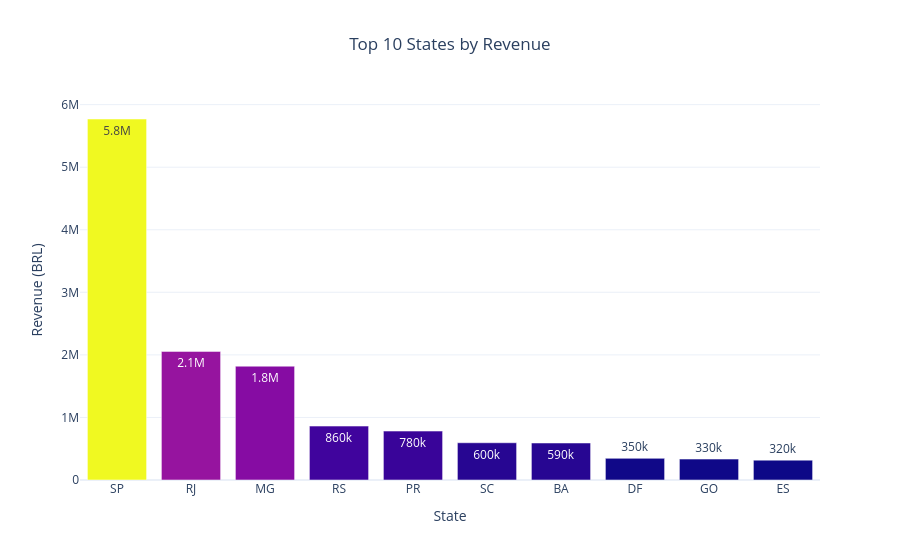

Notebook cell for this chart:
### Code cell
# ======================================
# Top 10 States by Revenue
# ======================================

state_revenue = (
    master_df
    .groupby("customer_state")["payment_value"]
    .sum()
    .reset_index()
    .sort_values(
        "payment_value",
        ascending=False
    )
    .head(10)
)

fig = px.bar(
    state_revenue,
    x="customer_state",
    y="payment_value",
    text_auto=".2s",
    color="payment_value",
    title="Top 10 States by Revenue",
    template="plotly_white"
)

fig.update_layout(
    xaxis_title="State",
    yaxis_title="Revenue (BRL)",
    title_x=0.5,
    coloraxis_showscale=False
)

fig.show()

### Figure 1 — Plotly figure (JSON) as saved in the notebook; plotly's stock layout.template omitted (floating-point values rounded to 4 significant figures)
{"data": [{"hovertemplate": "customer_state=%{x}<br>payment_value=%{marker.color}<extra></extra>", "legendgroup": "", "marker": {"color": [5770000.0, 2056000.0, 1819000.0, 861800.0, 781900.0, 595200.0, 591300.0, 346100.0, 334300.0, 317700.0], "coloraxis": "coloraxis", "pattern": {"shape": ""}}, "name": "", "orientation": "v", "showlegend": false, "textposition": "auto", "texttemplate": "%{y:.2s}", "type": "bar", "x": ["SP", "RJ", "MG", "RS", "PR", "SC", "BA", "DF", "GO", "ES"], "xaxis": "x", "y": [5770000.0, 2056000.0, 1819000.0, 861800.0, 781900.0, 595200.0, 591300.0, 346100.0, 334300.0, 317700.0], "yaxis": "y"}], "layout": {"barmode": "relative", "coloraxis": {"colorbar": {"title": {"text": "payment_value"}}, "colorscale": [[0, "#0d0887"], [0.1111, "#46039f"], [0.2222, "#7201a8"], [0.3333, "#9c179e"], [0.4444, "#bd3786"], [0.5556, "#d8576b"], [0.6667, "#ed7953"], [0.7778, "#fb9f3a"], [0.8889, "#fdca26"], [1, "#f0f921"]], "showscale": false}, "legend": {"tracegroupgap": 0}, "title": {"text": "Top 10 States by Revenue", "x": 0.5}, "xaxis": {"anchor": "y", "domain": [0, 1], "title": {"text": "State"}}, "yaxis": {"anchor": "x", "domain": [0, 1], "title": {"text": "Revenue (BRL)"}}}}
